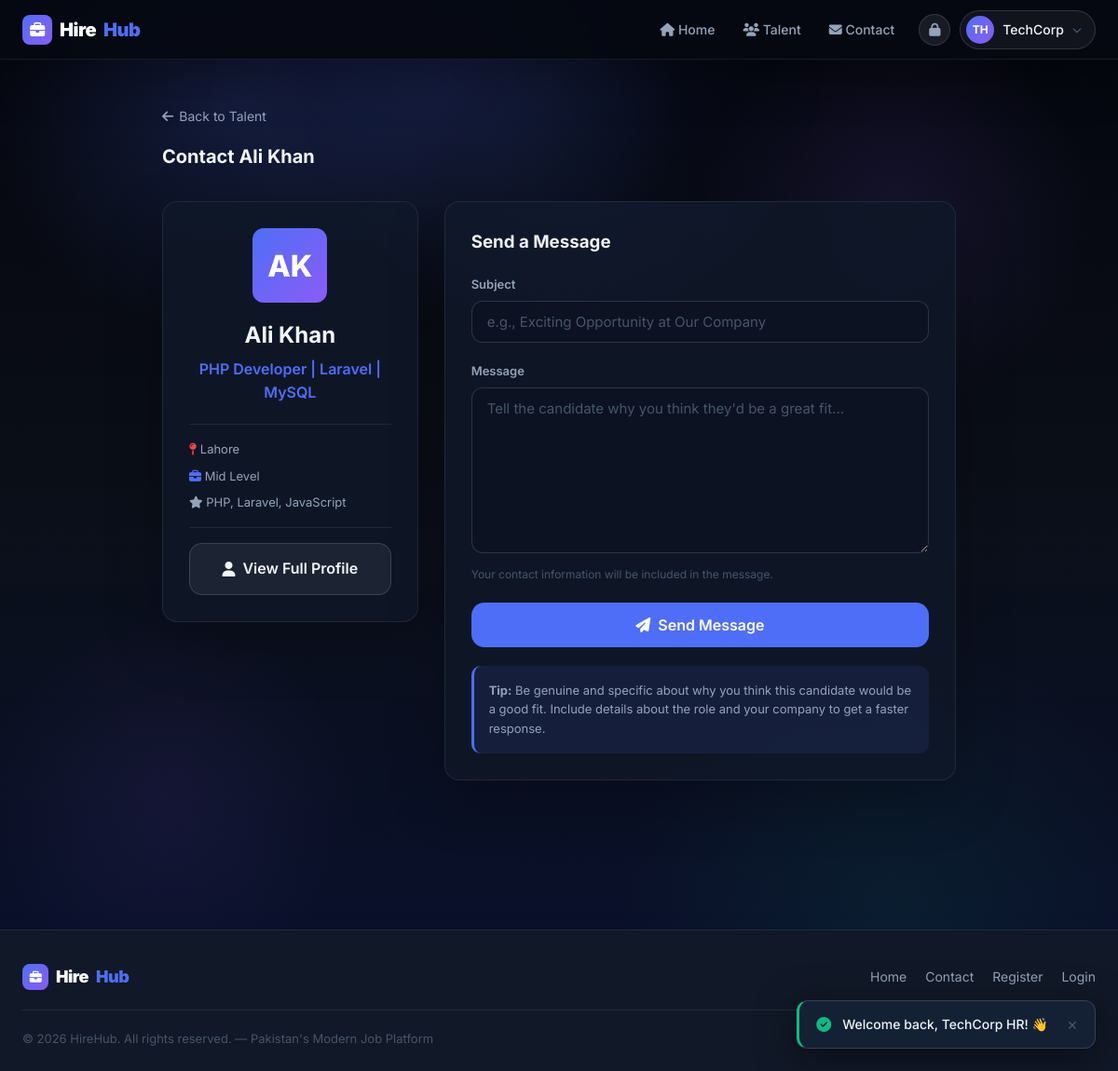
Page /contact_candidate.php?id=3 (signed in) on the committed database.
### tables this page shows
CREATE TABLE IF NOT EXISTS users (
    id               INT           AUTO_INCREMENT PRIMARY KEY,
    name             VARCHAR(255)  NOT NULL,
    email            VARCHAR(255)  NOT NULL UNIQUE,
    password         VARCHAR(255)  NOT NULL,
    role             ENUM('seeker','employer','admin') NOT NULL DEFAULT 'seeker',
    phone            VARCHAR(50)   DEFAULT NULL,
    location         VARCHAR(150)  DEFAULT NULL,
    bio              TEXT          DEFAULT NULL,
    profile_pic      VARCHAR(500)  DEFAULT NULL,
    headline         VARCHAR(255)  DEFAULT NULL,           
    company_name     VARCHAR(255)  DEFAULT NULL,           
    company_location VARCHAR(255)  DEFAULT NULL,           
    is_active        TINYINT(1)    NOT NULL DEFAULT 1,     
    created_at       TIMESTAMP     DEFAULT CURRENT_TIMESTAMP,
    INDEX idx_email  (email),
    INDEX idx_role   (role),
    INDEX idx_active (is_active)
);

CREATE TABLE IF NOT EXISTS seeker_profiles (
    id               INT           AUTO_INCREMENT PRIMARY KEY,
    user_id          INT           NOT NULL UNIQUE,
    job_title        VARCHAR(255)  DEFAULT NULL,
    skills           TEXT          DEFAULT NULL,           
    experience_years INT           DEFAULT 0,
    education        TEXT          DEFAULT NULL,
    resume_path      VARCHAR(500)  DEFAULT NULL,
    career_objective TEXT          DEFAULT NULL,
    availability     ENUM('full-time','part-time','remote','contract') DEFAULT 'full-time',
    expected_salary  VARCHAR(100)  DEFAULT NULL,
    experience_level ENUM('entry','mid','senior','executive') DEFAULT 'entry',
    linkedin         VARCHAR(255)  DEFAULT NULL,
    portfolio        VARCHAR(255)  DEFAULT NULL,
    status           ENUM('pending','approved','rejected') NOT NULL DEFAULT 'pending',
    created_at       TIMESTAMP     DEFAULT CURRENT_TIMESTAMP,
    updated_at       TIMESTAMP     DEFAULT CURRENT_TIMESTAMP ON UPDATE CURRENT_TIMESTAMP,
    FOREIGN KEY (user_id) REFERENCES users(id) ON DELETE CASCADE,
    INDEX idx_user_id (user_id),
    INDEX idx_status  (status)
);

### config.php (called while the page is built, shortened)
<?php
$conn = new mysqli(DB_HOST, DB_USER, DB_PASS, DB_NAME);
$conn->set_charset('utf8mb4');
function isLoggedIn(): bool {
    return isset($_SESSION['user_id']);
}
function getCurrentUser(): ?array {
    global $conn;
    $id   = (int)$_SESSION['user_id'];
    $stmt = $conn->prepare("SELECT * FROM users WHERE id = ?");
    $stmt->bind_param('i', $id);
    $stmt->execute();
    $res  = $stmt->get_result();
    return ($res->num_rows > 0) ? $res->fetch_assoc() : null;
}
function e(string $str): string {
    return htmlspecialchars($str, ENT_QUOTES, 'UTF-8');
}
function initials(string $name): string {
    $parts = explode(' ', trim($name));
    $init  = strtoupper(substr($parts[0], 0, 1));
    if (count($parts) > 1) $init .= strtoupper(substr(end($parts), 0, 1));
    return $init;
}

### contact_candidate.php (the view, shortened to what this page needs)
<?php
require_once 'config.php';
$candidate_id = (int)($_GET['id'] ?? 0);
$stmt = $conn->prepare("
    SELECT u.id, u.name, u.email, u.headline, u.location, sp.skills, sp.experience_level
    FROM users u
    INNER JOIN seeker_profiles sp ON sp.user_id = u.id
    WHERE u.id = ? AND u.role = 'seeker' AND u.is_active = 1 AND sp.status = 'approved'
    LIMIT 1
");
$stmt->bind_param('i', $candidate_id);
$stmt->execute();
$result = $stmt->get_result();
$candidate = $result->fetch_assoc();
require 'header.php';
?>
<main class="page-body">
<div class="container" style="max-width:900px;">
    <div style="margin-bottom:32px;">
        <a href="candidates.php" style="display:inline-flex;align-items:center;gap:6px;color:var(--text2);font-size:14px;margin-bottom:16px;">
            <i class="fa fa-arrow-left"></i> Back to Talent
        </a>
        <h1 class="h3">Contact <?= e($candidate['name']) ?></h1>
    </div>
    <div style="display:grid;grid-template-columns:1fr 2fr;gap:28px;">
        <div class="card" style="height:fit-content;">
            <div style="text-align:center;margin-bottom:20px;">
                <div style="width:80px;height:80px;border-radius:12px;background:linear-gradient(135deg,var(--accent),var(--purple));display:flex;align-items:center;justify-content:center;margin:0 auto 16px;font-size:32px;color:white;font-weight:800;">
                    <?= initials($candidate['name']) ?>
                </div>
                <h2 class="h4"><?= e($candidate['name']) ?></h2>
                <p style="color:var(--accent);font-weight:600;margin:4px 0;">
                    <?= e($candidate['headline'] ?? 'Job Seeker') ?>
                </p>
            </div>
            <div style="border-top:1px solid var(--border);border-bottom:1px solid var(--border);padding:16px 0;margin:16px 0;">
                <?php if ($candidate['location']): ?>
                <p style="color:var(--text2);font-size:13px;margin-bottom:8px;">
                    <i class="fa fa-map-pin" style="color:var(--red);"></i> <?= e($candidate['location']) ?>
                </p>
                <?php endif; ?>
                <?php if ($candidate['experience_level']): ?>
                <p style="color:var(--text2);font-size:13px;margin-bottom:8px;">
                    <i class="fa fa-briefcase" style="color:var(--accent);"></i>
                    <?= ucfirst($candidate['experience_level']) ?> Level
                </p>
                <?php endif; ?>
                <?php if ($candidate['skills']): ?>
                <p style="color:var(--text2);font-size:13px;">
                    <i class="fa fa-star" style="color:var(--yellow);"></i>
                    <?php
                    $skills = explode(',', $candidate['skills']);
                    echo e(implode(', ', array_slice(array_map('trim', $skills), 0, 3)));
                    ?>
                </p>
                <?php endif; ?>
            </div>
            <a href="candidate_profile.php?id=<?= $candidate['id'] ?>" class="btn btn-ghost btn-lg btn-block">
                <i class="fa fa-user"></i> View Full Profile
            </a>
        </div>
        <div class="card">
            <h3 class="h4" style="margin-bottom:20px;">Send a Message</h3>
            <form method="POST" action="contact_candidate.php?id=<?= $candidate['id'] ?>">
                <div class="form-group">
                    <label class="form-label">Subject</label>
                    <input type="text" name="subject" class="form-control"
                           placeholder="e.g., Exciting Opportunity at Our Company"
                           value="<?= e($_POST['subject'] ?? '') ?>" required>
                </div>
                <div class="form-group">
                    <label class="form-label">Message</label>
                    <textarea name="message" class="form-control" rows="8"
                              placeholder="Tell the candidate why you think they'd be a great fit..."
                              required><?= e($_POST['message'] ?? '') ?></textarea>
                    <p style="font-size:12px;color:var(--text3);margin-top:6px;">
                        Your contact information will be included in the message.
                    </p>
                </div>
                <button type="submit" class="btn btn-primary btn-lg btn-block">
                    <i class="fa fa-paper-plane"></i> Send Message
                </button>
            </form>
            <div style="margin-top:20px;padding:16px;background:rgba(79,110,247,0.1);border-radius:10px;border-left:3px solid var(--accent);">
                <p style="font-size:13px;color:var(--text2);margin:0;">
                    <strong>Tip:</strong> Be genuine and specific about why you think this candidate would be a good fit. Include details about the role and your company to get a faster response.
                </p>
            </div>
        </div>
    </div>
</div>
</main>
<?php require 'footer.php'; ?>

### header.php (shortened to what this page needs)
<?php
require_once 'config.php';
$_currentUser = getCurrentUser();
$__currentPage = basename($_SERVER['PHP_SELF']);
?>
<!DOCTYPE html>
<html lang="en">
<head>
    <link rel="stylesheet" href="https://cdnjs.cloudflare.com/ajax/libs/font-awesome/6.5.0/css/all.min.css">
</head>
<body>
<header class="navbar">
    <div class="navbar-inner">
        <a href="index.php" class="nav-logo">
            <div class="logo-icon"><i class="fa-solid fa-briefcase"></i></div>
            Hire<span>Hub</span>
        </a>
        <nav class="nav-links">
            <a href="index.php"
               class="nav-link <?= $__currentPage === 'index.php' ? 'active' : '' ?>">
                <i class="fa fa-home"></i> Home
            </a>
            <a href="candidates.php"
               class="nav-link <?= $__currentPage === 'candidates.php' ? 'active' : '' ?>">
                <i class="fa fa-users"></i> Talent
            </a>
            <a href="contact.php"
               class="nav-link <?= $__currentPage === 'contact.php' ? 'active' : '' ?>">
                <i class="fa fa-envelope"></i> Contact
            </a>
            <button id="secret-admin-trigger" class="secret-admin-trigger" type="button" aria-label="Secret admin access">
                <i class="fa fa-lock"></i>
            </button>
            <?php if ($_currentUser): ?>
                <div class="user-menu" style="margin-left:8px;">
                    <div class="user-trigger">
                        <div class="nav-avatar">
                            <?= initials($_currentUser['name']) ?>
                        </div>
                        <?= e(explode(' ', $_currentUser['name'])[0]) ?>
                        <i class="fa fa-chevron-down" style="font-size:10px; color:var(--text3);"></i>
                    </div>
                </div>
            <?php else: ?>
                <a href="login.php"    class="btn btn-ghost btn-sm" style="margin-left:6px;">Login</a>
                <a href="register.php" class="btn btn-primary btn-sm" style="margin-left:4px;">Get Started</a>
            <?php endif; ?>
        </nav>
    </div>
</header>
<div id="toast-container"></div>

### rows in the picture
users: name "TH", name "TechCorp"
seeker_profiles: user.name "Ali Khan", user.name "AK", user.headline "PHP Developer | Laravel | MySQL", user.location "Lahore", experience_level "Mid", skills "PHP, Laravel, JavaScript"

### other values in the picture
SITE_NAME "HireHub"
